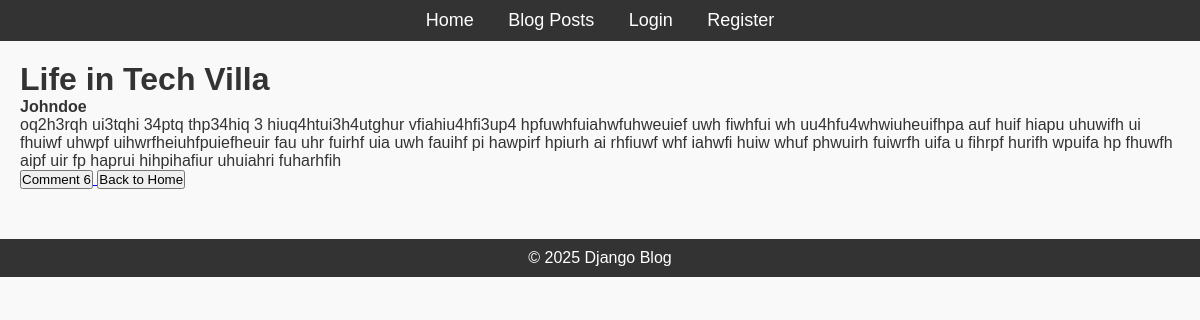
Screenshot of /blog/posts/10/ with the database file from the repository.
### blog/models.py (models this page shows)
class Post(models.Model):
    title = models.CharField(max_length=200)
    content = models.TextField()
    published_date = models.DateTimeField(auto_now_add=True)
    author = models.ForeignKey(User, on_delete=models.CASCADE)

### blog/views.py (the view)
# urls.py: path('posts/<int:pk>/', PostDetailView.as_view(), name='viewing_post'),
class PostDetailView(DetailView):
    model = Post
    template_name = 'blog/blog_post.html'
    context_object_name = 'post'
    def get_context_data(self, **kwargs):
        context = super().get_context_data(**kwargs)
        context['comments'] = self.object.comments.all()
        return context

### blog/templates/blog/blog_post.html (shortened to what this page needs)
{% extends 'blog/base.html' %}
{% block content %}
    <h1>{{post.title}}</h1>
    <h4>{{ post.author|title }}</h4>
    <p>{{ post.content }}</p>
    <a href="{% url 'list_comments' pk=post.id %}">
        <button>Comment {{comments|length}} </button>
    </a>
    <a href="{% url 'home' %}">
        <button>Back to Home</button>
    </a>
{% endblock %}

### blog/static/css/styles.css (style rules this page uses)
* { margin: 0; padding: 0; box-sizing: border-box; }
body { font-family: Arial, sans-serif; background-color: #f9f9f9; color: #333; }

### rows the page displays
Post: title "Life in Tech Villa", author "Johndoe", content "oq2h3rqh ui3tqhi 34ptq thp34hiq 3 hiuq4htui3h4utghur vfiahiu4hfi3up4 hpfuwhfuiahwfuhweuief uwh fiwhfui wh uu4hfu4whwiuheuifhpa auf huif hiapu uhuwifh ui fhuiwf uhwpf uihwrfheiuhfpuiefheuir fau uhr fuirhf uia uwh fauihf pi hawpirf hpiurh ai rhfiuwf whf iahwfi huiw whuf phwuirh fuiwrfh uifa u fihrpf hurifh wpuifa hp fhuwfh aipf uir fp haprui hihpihafiur uhuiahri fuharhfih"

### other values shown
{{ comments|length }} "6"
